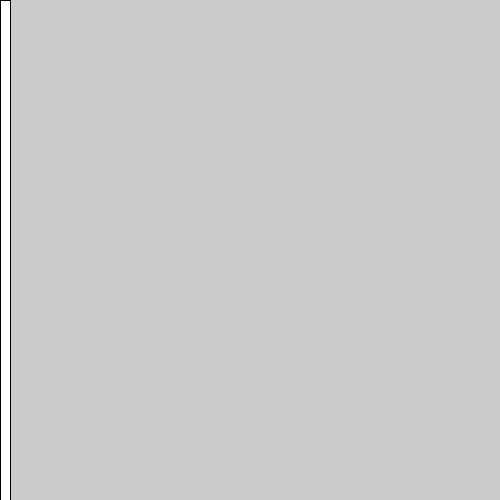
Frame 1 (no input)
Frame 60 (the mouse pressed at the canvas centre just before this capture): identical to frame 1, image omitted
Frame 120 (the mouse held since frame 60 and released just before this capture): identical to frame 1, image omitted

The Processing sketch that drew this single still picture (run headless with seeded random() and noise(); from frame 60 on, the mouse is pressed at the canvas centre):

// Processing sketch: sketch_170922a
// ── sketch_170922a.pde
/* Flagg, Kalama
   September 22, 2017
   Excercise15_01 aand 04
   Creates a simple sketch that responds to the press of a key. Includes conditionals that changes the color of something with a key
   
*/int m;
int x;

void setup(){
  x=0;
  m=0;
  size (500,500);

}
void draw() {
  rect(x,0, 10, height);
  if (keyPressed) {
    x+=1;
  }
}

  
